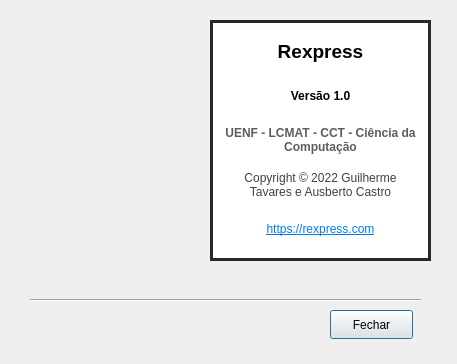
<?xml version="1.0" encoding="UTF-8"?>
<ui version="4.0">
 <class>About</class>
 <widget class="QDialog" name="About">
  <property name="geometry">
   <rect>
    <x>0</x>
    <y>0</y>
    <width>457</width>
    <height>364</height>
   </rect>
  </property>
  <property name="windowTitle">
   <string>Sobre Rexpress</string>
  </property>
  <widget class="QLabel" name="lblLogo">
   <property name="geometry">
    <rect>
     <x>50</x>
     <y>30</y>
     <width>141</width>
     <height>100</height>
    </rect>
   </property>
   <property name="minimumSize">
    <size>
     <width>0</width>
     <height>100</height>
    </size>
   </property>
   <property name="text">
    <string/>
   </property>
   <property name="pixmap">
    <pixmap resource="../rexpress.qrc">:/images/logo.png</pixmap>
   </property>
  </widget>
  <widget class="QFrame" name="frame">
   <property name="geometry">
    <rect>
     <x>210</x>
     <y>20</y>
     <width>221</width>
     <height>241</height>
    </rect>
   </property>
   <property name="styleSheet">
    <string notr="true">background-color:  rgb(255, 255, 255);
border:  3px solid rgb(40, 40, 40);
</string>
   </property>
   <property name="frameShape">
    <enum>QFrame::StyledPanel</enum>
   </property>
   <property name="frameShadow">
    <enum>QFrame::Sunken</enum>
   </property>
   <layout class="QVBoxLayout" name="verticalLayout">
    <item>
     <widget class="QLabel" name="label_2">
      <property name="styleSheet">
       <string notr="true">border-color: rgb(255, 255, 255);</string>
      </property>
      <property name="lineWidth">
       <number>-4</number>
      </property>
      <property name="text">
       <string>&lt;html&gt;&lt;head/&gt;&lt;body&gt;&lt;p&gt;&lt;span style=&quot; font-size:14pt; font-weight:700; color:#000000;&quot;&gt;Rexpress&lt;/span&gt;&lt;/p&gt;&lt;/body&gt;&lt;/html&gt;</string>
      </property>
      <property name="alignment">
       <set>Qt::AlignCenter</set>
      </property>
     </widget>
    </item>
    <item>
     <widget class="QLabel" name="label_3">
      <property name="styleSheet">
       <string notr="true">border-color: rgb(255, 255, 255);</string>
      </property>
      <property name="text">
       <string>&lt;html&gt;&lt;head/&gt;&lt;body&gt;&lt;p&gt;&lt;span style=&quot; font-weight:700; color:#000000;&quot;&gt;Versão 1.0&lt;/span&gt;&lt;/p&gt;&lt;/body&gt;&lt;/html&gt;</string>
      </property>
      <property name="alignment">
       <set>Qt::AlignCenter</set>
      </property>
     </widget>
    </item>
    <item>
     <widget class="QLabel" name="label_4">
      <property name="styleSheet">
       <string notr="true">border-color: rgb(255, 255, 255);</string>
      </property>
      <property name="frameShape">
       <enum>QFrame::Panel</enum>
      </property>
      <property name="frameShadow">
       <enum>QFrame::Raised</enum>
      </property>
      <property name="lineWidth">
       <number>-10</number>
      </property>
      <property name="midLineWidth">
       <number>-8</number>
      </property>
      <property name="text">
       <string>&lt;html&gt;&lt;head/&gt;&lt;body&gt;&lt;p&gt;&lt;span style=&quot; font-weight:700; color:#5d5d5d;&quot;&gt;UENF - LCMAT - CCT - Ciência da Computação&lt;/span&gt;&lt;/p&gt;&lt;/body&gt;&lt;/html&gt;</string>
      </property>
      <property name="alignment">
       <set>Qt::AlignCenter</set>
      </property>
      <property name="wordWrap">
       <bool>true</bool>
      </property>
      <property name="margin">
       <number>0</number>
      </property>
     </widget>
    </item>
    <item>
     <widget class="QLabel" name="label_5">
      <property name="autoFillBackground">
       <bool>false</bool>
      </property>
      <property name="styleSheet">
       <string notr="true">border-color: rgb(255, 255, 255);</string>
      </property>
      <property name="text">
       <string>&lt;html&gt;&lt;head/&gt;&lt;body&gt;&lt;p&gt;&lt;span style=&quot; color:#414141;&quot;&gt;Copyright © 2022 Guilherme Tavares e Ausberto Castro&lt;/span&gt;&lt;/p&gt;&lt;/body&gt;&lt;/html&gt;</string>
      </property>
      <property name="alignment">
       <set>Qt::AlignCenter</set>
      </property>
      <property name="wordWrap">
       <bool>true</bool>
      </property>
     </widget>
    </item>
    <item>
     <widget class="QLabel" name="label">
      <property name="styleSheet">
       <string notr="true">border-color: rgb(255, 255, 255);</string>
      </property>
      <property name="text">
       <string>&lt;html&gt;&lt;head/&gt;&lt;body&gt;&lt;p&gt;&lt;a href=&quot;https://rexpress.com&quot;&gt;&lt;span style=&quot; text-decoration: underline; color:#007af4;&quot;&gt;https://rexpress.com&lt;/span&gt;&lt;/a&gt;&lt;/p&gt;&lt;/body&gt;&lt;/html&gt;</string>
      </property>
      <property name="alignment">
       <set>Qt::AlignCenter</set>
      </property>
      <property name="openExternalLinks">
       <bool>true</bool>
      </property>
     </widget>
    </item>
   </layout>
  </widget>
  <widget class="QPushButton" name="btnOk">
   <property name="geometry">
    <rect>
     <x>330</x>
     <y>310</y>
     <width>83</width>
     <height>29</height>
    </rect>
   </property>
   <property name="text">
    <string>Fechar</string>
   </property>
  </widget>
  <widget class="Line" name="line">
   <property name="geometry">
    <rect>
     <x>30</x>
     <y>290</y>
     <width>391</width>
     <height>20</height>
    </rect>
   </property>
   <property name="orientation">
    <enum>Qt::Horizontal</enum>
   </property>
  </widget>
  <widget class="QLabel" name="lblCourseLogo">
   <property name="geometry">
    <rect>
     <x>30</x>
     <y>160</y>
     <width>151</width>
     <height>100</height>
    </rect>
   </property>
   <property name="minimumSize">
    <size>
     <width>0</width>
     <height>100</height>
    </size>
   </property>
   <property name="text">
    <string/>
   </property>
   <property name="pixmap">
    <pixmap resource="../rexpress.qrc">:/images/logo-cc.png</pixmap>
   </property>
  </widget>
 </widget>
 <tabstops>
  <tabstop>btnOk</tabstop>
 </tabstops>
 <resources>
  <include location="../rexpress.qrc"/>
 </resources>
 <connections/>
</ui>
